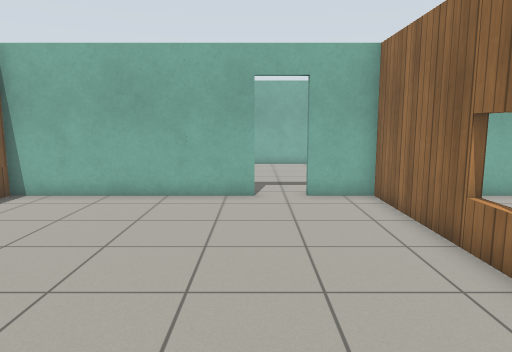
View 1 (above)

18 first-person views from a walk through a robot-simulator world made for Gazebo. The camera is 1.2 m above the floor, tilts 8° down and sees 70° across. The floor is counted in squares, 0.5 m on a side. Each view is taken from the middle of a square. On the plan, view 1 faces up. The plan holds only what a view shows up to about 20 squares ahead; the rest is blank. The place goes on beyond the plan. The robots in the file are not drawn. Gazebo's built-in surfaces are drawn with simple patterns. Some stock models are drawn as simple stand-ins.

View 2
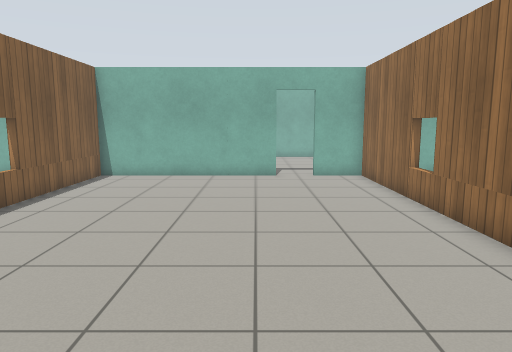

View 3
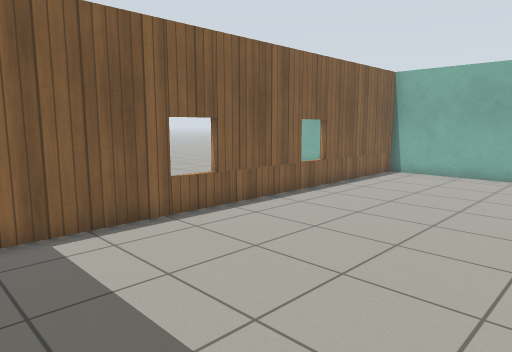

View 4
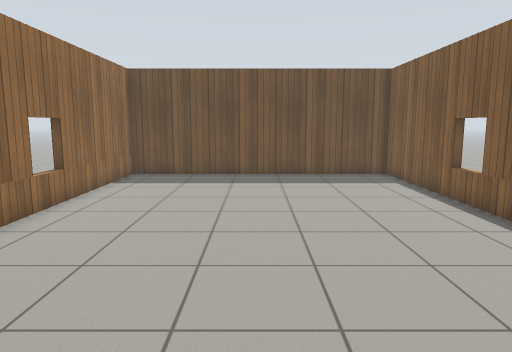

View 5
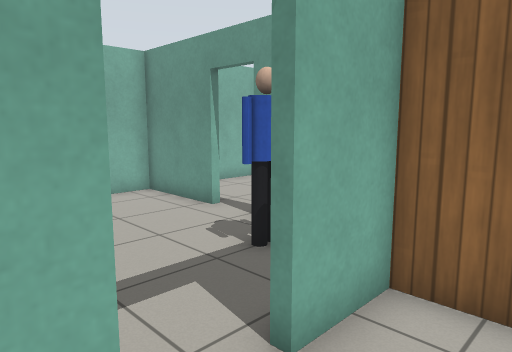

View 6
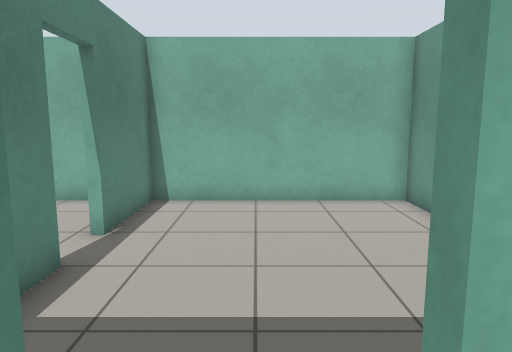

View 7
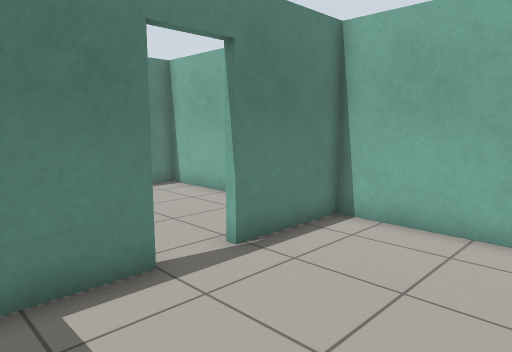

View 8
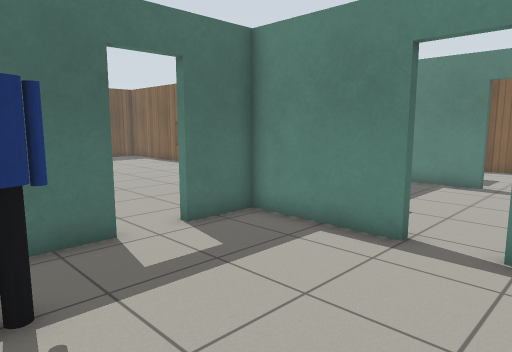

View 9
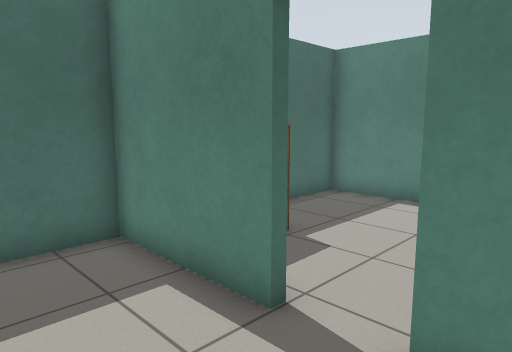

View 10
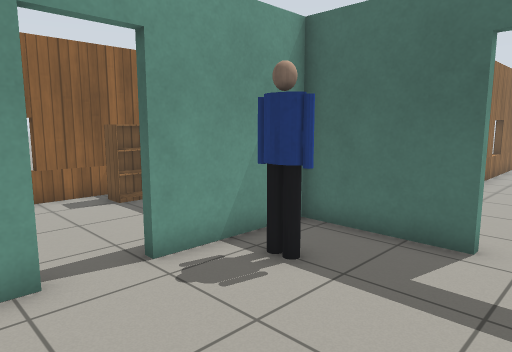

View 11
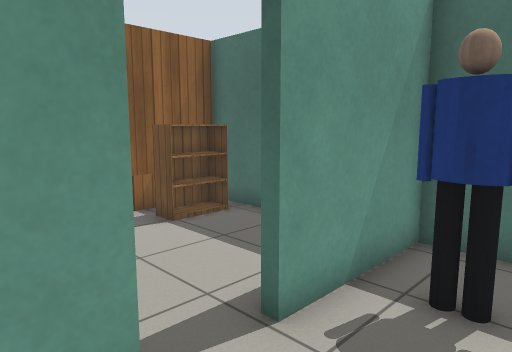

View 12
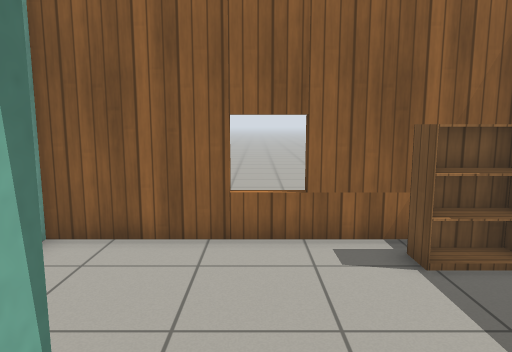

View 13
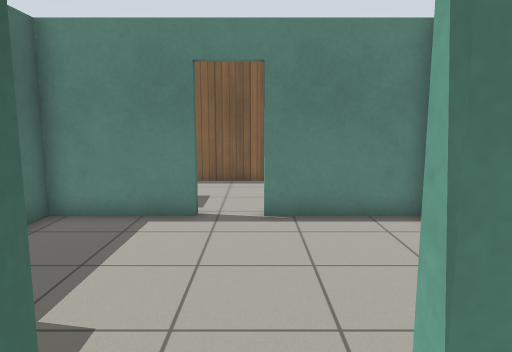

View 14
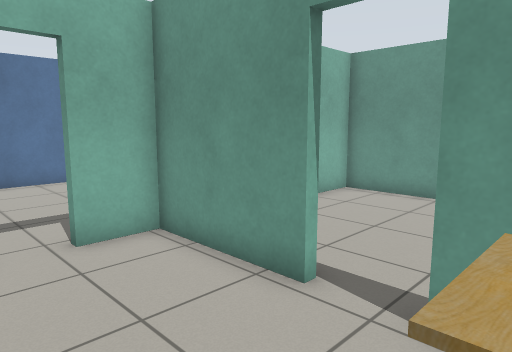

View 15
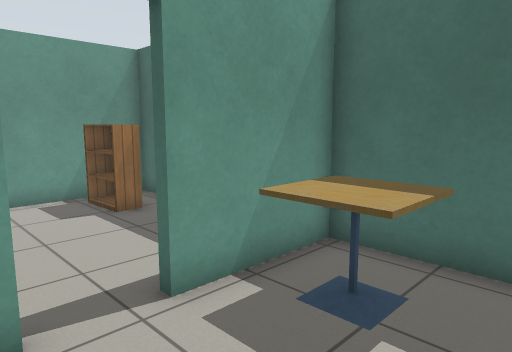

View 16
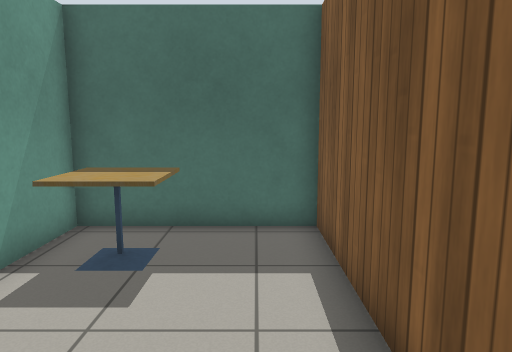

View 17
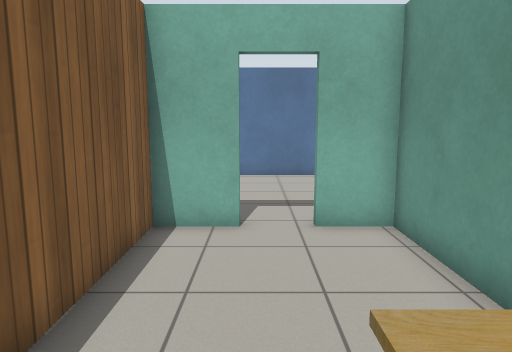

View 18
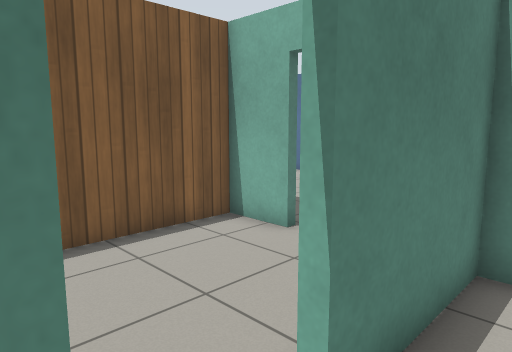

### Floor plan
Points are (right, up) in squares from view 1. A wall is a line through its corners. A room is listed if a view was taken in it or the views show most of it. See-through windows are left out.
Room 1 (views 1, 2, 3, 4, 5, 6)
walls: (0, 12.2) (-8.4, 12.2) (-8.4, -6.7) (4, -6.7) (4, 12.2) (1.8, 12.2)
ways out: open door at (0.5, 12) to room 2
Room 2 (views 7, 8, 9, 10, 11, 12, 13)
walls: (5.8, 18.6) (5.8, 22.4) (-2.3, 22.4) (-2.3, 18.8); (-2.3, 17) (-2.3, 12.5) (0, 12.5); (1.8, 12.5) (5.8, 12.5) (5.8, 16.9)
ways out: open door at (0.5, 12) to room 1; open door at (-2.3, 17.7) to room 4; open door at (6, 17.5)
objects: person (4, 15) to (5, 15)
Room 3 (views 14, 15, 16, 17)
walls: (-10.7, 18.1) (-10.7, 22.4) (-12.6, 22.4); (-14.4, 22.4) (-16.4, 22.4) (-16.4, 12.5) (-10.7, 12.5) (-10.7, 16.5)
ways out: open door at (-10.7, 17.3) to room 4; open door at (-13.5, 22.5)
objects: cafe table (-13, 14) to (-12, 16)
Room 4 (view 18)
walls: (-10.4, 16.5) (-10.4, 12.5) (-7.9, 12.5); (-6.9, 22.4) (-10.4, 22.4) (-10.4, 18.1); (-2.6, 19) (-2.6, 22.4) (-5.4, 22.4); (-2.6, 12.5) (-2.6, 17)
ways out: open door at (-2.3, 17.7) to room 2; open door at (-10.7, 17.3) to room 3
objects: bookshelf (-5, 14) to (-4, 15)

Positions as (right, up) in squares from view 1, and headings:
1: (0, 0), facing up
2: (-1, -5), facing up
3: (0, -6), facing up-left
4: (-2, 11), facing down
5: (-1, 10), facing up-right
6: (1, 11), facing up
7: (3, 14), facing up-left
8: (5, 20), facing down-left
9: (1, 20), facing down-left
10: (0, 20), facing down-right
11: (3, 20), facing down-right
12: (5, 18), facing right
13: (-1, 18), facing left
14: (-15, 15), facing up-right
15: (-15, 19), facing down-right
16: (-15, 21), facing down
17: (-14, 14), facing up
18: (-9, 16), facing up-left
